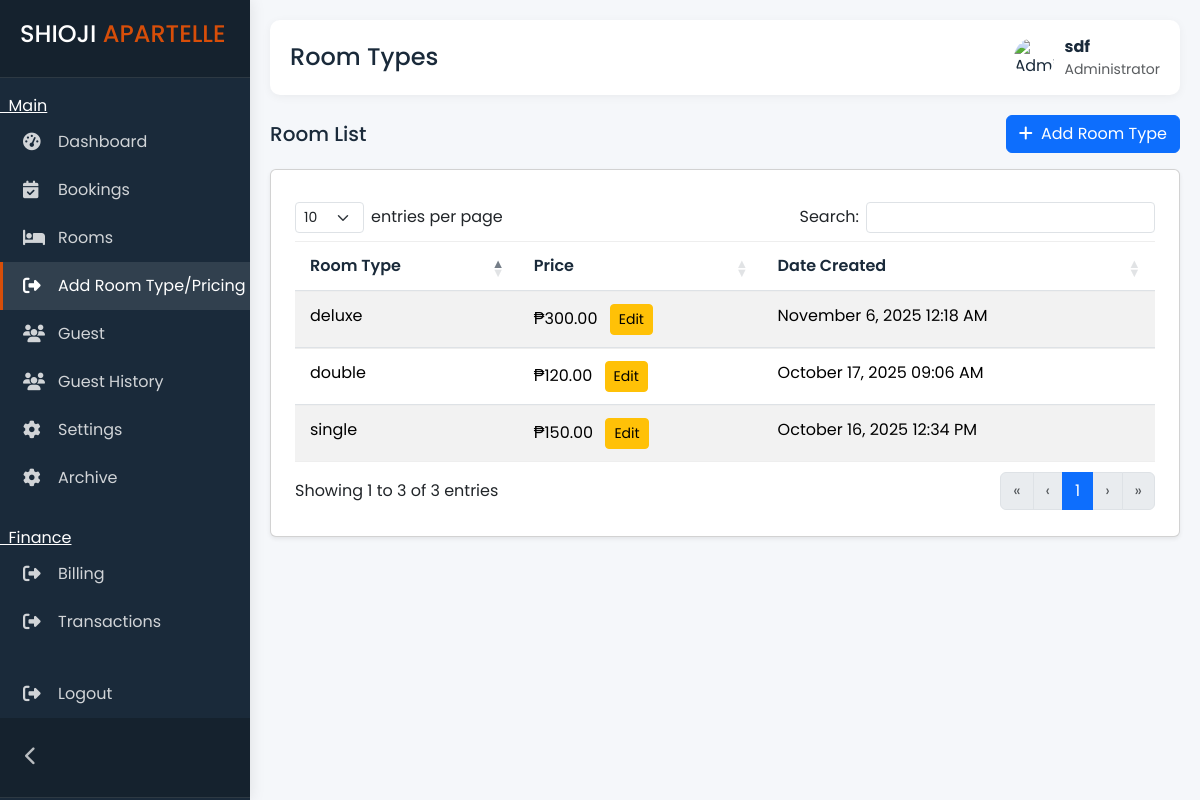
The page /admin/room_pricing.php (signed in) on the database its author committed.
### tables this page shows
CREATE TABLE `room_types` (
  `room_type_id` int(11) NOT NULL,
  `type` varchar(200) NOT NULL,
  `price` double(10,2) NOT NULL DEFAULT 0.00,
  `created_at` timestamp NOT NULL DEFAULT current_timestamp(),
  `archive` enum('yes','no') NOT NULL DEFAULT 'no'
);

### admin/room_pricing.php (the view, shortened to what this page needs)
<?php
include '../connect.php';
?>
<!DOCTYPE html>
<html lang="en">
<?php include 'head.php'; ?>
<body>
    <?php include 'sidebar.php'; ?>
    <div class="main-content">
        <div class="topbar">
            <div class="topbar-left">
                <div class="d-flex align-items-center">
                    <h4 class="mb-0">Room Types</h4>
                </div>
            </div>
            <div class="user-info">
                <img src="https://www.w3schools.com/howto/img_avatar.png" alt="Admin Avatar" class="rounded-circle" width="40" height="40">
                <div>
                    <div class="fw-bold">
                        <?php echo $_SESSION['admin_name']; ?>
                    </div>
                    <div class="text-muted small">Administrator</div>
                </div>
            </div>
        </div>
        <div class="d-flex justify-content-between align-items-center mb-3">
            <h5 class="mb-0">Room List</h5>
            <button class="btn btn-primary" data-bs-toggle="modal" data-bs-target="#addRoomModal">
                <i class="fas fa-plus me-1"></i> Add Room Type
            </button>
        </div>
        <div class="room-content">
            <div class="card shadow-sm p-4">
                <table id="myTable" class="table table-striped">
                    <thead>
                        <tr>
                            <th>Room Type</th>
                            <th>Price</th>
                            <th>Date Created</th>
                        </tr>
                    </thead>
                    <tbody>
                        <?php
                        $sql = "SELECT room_type_id, type, price, created_at FROM room_types";
                        $result = $conn->query($sql);
                        while ($row = $result->fetch_assoc()) {
                            echo "<tr>";
                            echo "<td>" . htmlspecialchars($row['type']) . "</td>";
                            echo "<td>₱" . number_format($row['price'], 2) . "
    <a href='#'
       data-bs-toggle='modal'
       data-bs-target='#editRoomTypeModal'
       data-id='" . htmlspecialchars($row['room_type_id'], ENT_QUOTES) . "'
       data-type='" . htmlspecialchars($row['type'], ENT_QUOTES) . "'
       data-price='" . htmlspecialchars($row['price'], ENT_QUOTES) . "'
       class='btn btn-sm btn-warning ms-2 edit-room-btn'>
       Edit
    </a>
</td>";
                            echo "<td>" . htmlspecialchars(date('F j, Y h:i A', strtotime($row['created_at']))) . "</td>";
                            echo "</tr>";
                        }
                        ?>
                    </tbody>
                </table>
            </div>
        </div>
    </div>
</body>
</html>

### admin/style.css (style rules this page uses)
:root { --primary: #2a5d8a; --secondary: #e9b44c; --accent: #d74e09; --light: #f8f9fa; --dark: #1a2a3a; --gray: #6c757d; --sidebar-width: 250px; --sidebar-collapsed-width: 70px; --success: #4cc9f0; --danger: #e63946; --warning: #fca311; --border: #e0e0e0; --card-shadow: 0 4px 6px rgba(0, 0, 0, 0.05); --transition: all 0.3s ease; }
* { margin: 0; padding: 0; box-sizing: border-box; }
body { font-family: "Poppins", sans-serif; background-color: #f5f7fa; color: var(--dark); overflow-x: hidden; transition: all 0.3s; }
.main-content { margin-left: var(--sidebar-width); padding: 20px; transition: all 0.3s; min-height: 100vh; }
.topbar { display: flex; justify-content: space-between; align-items: center; padding: 15px 20px; background: white; border-radius: 10px; box-shadow: 0 2px 10px rgba(0, 0, 0, 0.05); margin-bottom: 20px; }
.topbar-left { display: flex; align-items: center; gap: 15px; }
.user-info { display: flex; align-items: center; }
.user-info img { width: 40px; height: 40px; border-radius: 50%; margin-right: 10px; object-fit: cover; }
.table { border-collapse: separate; border-spacing: 0; }
.table th { background: var(--light); padding: 12px 15px; font-weight: 600; color: var(--dark); border-top: 1px solid #eee; }
.table td { padding: 12px 15px; border-top: 1px solid #eee; }
.table tr:last-child td { border-bottom: 1px solid #eee; }

### rows shown on the page
room_types: type "single", price "150.00", created_at "October 16, 2025 12:34 PM"
room_types: type "double", price "120.00", created_at "October 17, 2025 09:06 AM"
room_types: type "deluxe", price "300.00", created_at "November 6, 2025 12:18 AM"

### other values the page prints
$_SESSION['admin_name'] "sdf"
